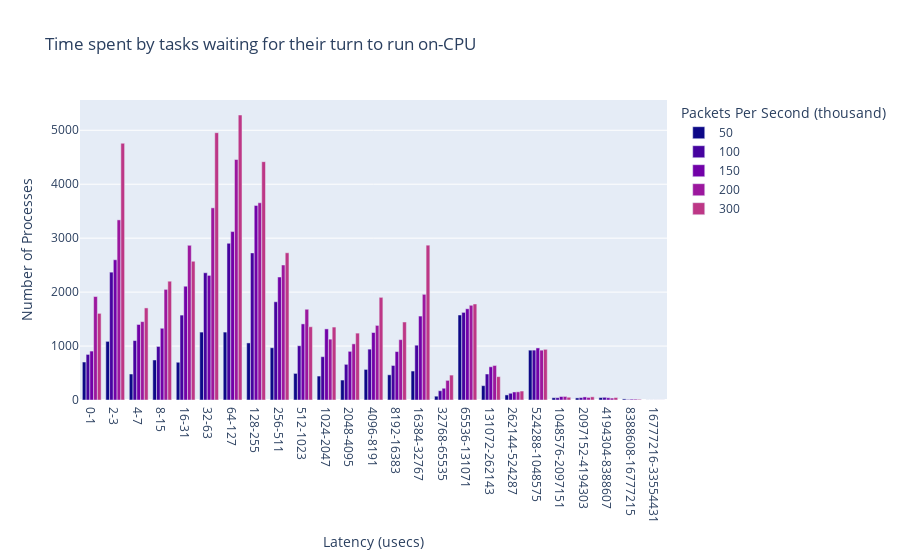
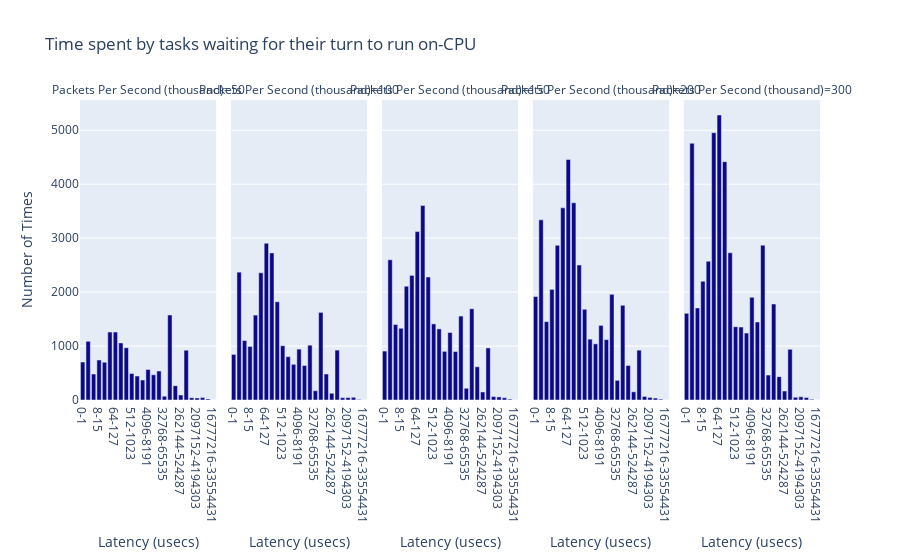

The notebook cell saved with these charts, in order:
### Code cell
offcpudist_df = spark.read.option("basePath", basePath).json(f"{basePath}/kpps=*/tool=offcpudist").select(
    "kpps", "ts", "val_type", "tool",
    explode("data").alias("dataExplode")
).orderBy(col('kpps')).select(col("kpps").cast(StringType()), "ts", "val_type", "tool", "dataExplode.*", concat_ws('-',col('dataExplode.interval-start'),col('dataExplode.interval-end')).alias("interval"))
offcpudist_fig_1 = px.bar(offcpudist_df.toPandas(), x="interval", y="count", color="kpps", barmode="group",
        title="Time spent by tasks waiting for their turn to run on-CPU",
        color_discrete_sequence=px.colors.sequential.Plasma,
        labels={
                    "kpps": "Packets Per Second (thousand)",
                    "count": "Number of Processes",
                    "interval": "Latency (usecs)"
        })
offcpudist_fig_1.show()
offcpudist_fig_1.write_image("images/offcpudist_fig_1.jpeg")
offcpudist_fig_2 = px.bar(offcpudist_df.toPandas(), x="interval", y="count", barmode="group",
        facet_col="kpps",
        title="Time spent by tasks waiting for their turn to run on-CPU",
        color_discrete_sequence=px.colors.sequential.Plasma,
        labels={
                    "kpps": "Packets Per Second (thousand)",
                    "count": "Number of Times",
                    "interval": "Latency (usecs)"
        })
offcpudist_fig_2.show()
offcpudist_fig_2.write_image("images/offcpudist_fig_2.jpeg")
with open(html_output_file, 'a') as f:
    f.write(offcpudist_fig_1.to_html(full_html=False, include_plotlyjs='cdn'))
    f.write(offcpudist_fig_2.to_html(full_html=False, include_plotlyjs='cdn'))

### Figure 1 — Plotly figure (JSON) as saved in the notebook; plotly's stock layout.template omitted (floating-point values rounded to 4 significant figures)
{"data": [{"alignmentgroup": "True", "hovertemplate": "Packets Per Second (thousand)=50<br>Latency (usecs)=%{x}<br>Number of Processes=%{y}<extra></extra>", "legendgroup": "50", "marker": {"color": "#0d0887", "pattern": {"shape": ""}}, "name": "50", "offsetgroup": "50", "orientation": "v", "showlegend": true, "textposition": "auto", "type": "bar", "x": ["0-1", "2-3", "4-7", "8-15", "16-31", "32-63", "64-127", "128-255", "256-511", "512-1023", "1024-2047", "2048-4095", "4096-8191", "8192-16383", "16384-32767", "32768-65535", "65536-131071", "131072-262143", "262144-524287", "524288-1048575", "1048576-2097151", "2097152-4194303", "4194304-8388607", "8388608-16777215", "16777216-33554431"], "xaxis": "x", "y": [704, 1087, 482, 742, 700, 1259, 1259, 1058, 969, 493, 444, 370, 567, 467, 537, 71, 1576, 266, 94, 924, 42, 39, 45, 20, 1], "yaxis": "y"}, {"alignmentgroup": "True", "hovertemplate": "Packets Per Second (thousand)=100<br>Latency (usecs)=%{x}<br>Number of Processes=%{y}<extra></extra>", "legendgroup": "100", "marker": {"color": "#46039f", "pattern": {"shape": ""}}, "name": "100", "offsetgroup": "100", "orientation": "v", "showlegend": true, "textposition": "auto", "type": "bar", "x": ["0-1", "2-3", "4-7", "8-15", "16-31", "32-63", "64-127", "128-255", "256-511", "512-1023", "1024-2047", "2048-4095", "4096-8191", "8192-16383", "16384-32767", "32768-65535", "65536-131071", "131072-262143", "262144-524287", "524288-1048575", "1048576-2097151", "2097152-4194303", "4194304-8388607", "8388608-16777215", "16777216-33554431"], "xaxis": "x", "y": [845, 2370, 1102, 993, 1574, 2359, 2905, 2727, 1821, 1006, 803, 661, 943, 640, 1016, 172, 1624, 482, 125, 925, 43, 45, 50, 10, 1], "yaxis": "y"}, {"alignmentgroup": "True", "hovertemplate": "Packets Per Second (thousand)=150<br>Latency (usecs)=%{x}<br>Number of Processes=%{y}<extra></extra>", "legendgroup": "150", "marker": {"color": "#7201a8", "pattern": {"shape": ""}}, "name": "150", "offsetgroup": "150", "orientation": "v", "showlegend": true, "textposition": "auto", "type": "bar", "x": ["0-1", "2-3", "4-7", "8-15", "16-31", "32-63", "64-127", "128-255", "256-511", "512-1023", "1024-2047", "2048-4095", "4096-8191", "8192-16383", "16384-32767", "32768-65535", "65536-131071", "131072-262143", "262144-524287", "524288-1048575", "1048576-2097151", "2097152-4194303", "4194304-8388607", "8388608-16777215", "16777216-33554431"], "xaxis": "x", "y": [907, 2600, 1400, 1330, 2109, 2310, 3122, 3606, 2280, 1411, 1318, 902, 1251, 898, 1556, 218, 1691, 616, 149, 965, 64, 57, 42, 16, 1], "yaxis": "y"}, {"alignmentgroup": "True", "hovertemplate": "Packets Per Second (thousand)=200<br>Latency (usecs)=%{x}<br>Number of Processes=%{y}<extra></extra>", "legendgroup": "200", "marker": {"color": "#9c179e", "pattern": {"shape": ""}}, "name": "200", "offsetgroup": "200", "orientation": "v", "showlegend": true, "textposition": "auto", "type": "bar", "x": ["0-1", "2-3", "4-7", "8-15", "16-31", "32-63", "64-127", "128-255", "256-511", "512-1023", "1024-2047", "2048-4095", "4096-8191", "8192-16383", "16384-32767", "32768-65535", "65536-131071", "131072-262143", "262144-524287", "524288-1048575", "1048576-2097151", "2097152-4194303", "4194304-8388607", "8388608-16777215", "16777216-33554431"], "xaxis": "x", "y": [1918, 3339, 1453, 2051, 2867, 3562, 4458, 3656, 2503, 1682, 1128, 1041, 1383, 1119, 1959, 364, 1756, 640, 152, 924, 66, 48, 36, 16, 1], "yaxis": "y"}, {"alignmentgroup": "True", "hovertemplate": "Packets Per Second (thousand)=300<br>Latency (usecs)=%{x}<br>Number of Processes=%{y}<extra></extra>", "legendgroup": "300", "marker": {"color": "#bd3786", "pattern": {"shape": ""}}, "name": "300", "offsetgroup": "300", "orientation": "v", "showlegend": true, "textposition": "auto", "type": "bar", "x": ["0-1", "2-3", "4-7", "8-15", "16-31", "32-63", "64-127", "128-255", "256-511", "512-1023", "1024-2047", "2048-4095", "4096-8191", "8192-16383", "16384-32767", "32768-65535", "65536-131071", "131072-262143", "262144-524287", "524288-1048575", "1048576-2097151", "2097152-4194303", "4194304-8388607", "8388608-16777215", "16777216-33554431"], "xaxis": "x", "y": [1606, 4759, 1707, 2202, 2572, 4955, 5283, 4418, 2729, 1358, 1352, 1240, 1903, 1446, 2870, 462, 1780, 433, 166, 939, 51, 59, 46, 13, 1], "yaxis": "y"}], "layout": {"barmode": "group", "legend": {"title": {"text": "Packets Per Second (thousand)"}, "tracegroupgap": 0}, "title": {"text": "Time spent by tasks waiting for their turn to run on-CPU"}, "xaxis": {"anchor": "y", "domain": [0, 1], "title": {"text": "Latency (usecs)"}}, "yaxis": {"anchor": "x", "domain": [0, 1], "title": {"text": "Number of Processes"}}}}

### Figure 2 — Plotly figure (JSON) as saved in the notebook; plotly's stock layout.template omitted (floating-point values rounded to 4 significant figures)
{"data": [{"alignmentgroup": "True", "hovertemplate": "Packets Per Second (thousand)=50<br>Latency (usecs)=%{x}<br>Number of Times=%{y}<extra></extra>", "legendgroup": "", "marker": {"color": "#0d0887", "pattern": {"shape": ""}}, "name": "", "offsetgroup": "", "orientation": "v", "showlegend": false, "textposition": "auto", "type": "bar", "x": ["0-1", "2-3", "4-7", "8-15", "16-31", "32-63", "64-127", "128-255", "256-511", "512-1023", "1024-2047", "2048-4095", "4096-8191", "8192-16383", "16384-32767", "32768-65535", "65536-131071", "131072-262143", "262144-524287", "524288-1048575", "1048576-2097151", "2097152-4194303", "4194304-8388607", "8388608-16777215", "16777216-33554431"], "xaxis": "x", "y": [704, 1087, 482, 742, 700, 1259, 1259, 1058, 969, 493, 444, 370, 567, 467, 537, 71, 1576, 266, 94, 924, 42, 39, 45, 20, 1], "yaxis": "y"}, {"alignmentgroup": "True", "hovertemplate": "Packets Per Second (thousand)=100<br>Latency (usecs)=%{x}<br>Number of Times=%{y}<extra></extra>", "legendgroup": "", "marker": {"color": "#0d0887", "pattern": {"shape": ""}}, "name": "", "offsetgroup": "", "orientation": "v", "showlegend": false, "textposition": "auto", "type": "bar", "x": ["0-1", "2-3", "4-7", "8-15", "16-31", "32-63", "64-127", "128-255", "256-511", "512-1023", "1024-2047", "2048-4095", "4096-8191", "8192-16383", "16384-32767", "32768-65535", "65536-131071", "131072-262143", "262144-524287", "524288-1048575", "1048576-2097151", "2097152-4194303", "4194304-8388607", "8388608-16777215", "16777216-33554431"], "xaxis": "x2", "y": [845, 2370, 1102, 993, 1574, 2359, 2905, 2727, 1821, 1006, 803, 661, 943, 640, 1016, 172, 1624, 482, 125, 925, 43, 45, 50, 10, 1], "yaxis": "y2"}, {"alignmentgroup": "True", "hovertemplate": "Packets Per Second (thousand)=150<br>Latency (usecs)=%{x}<br>Number of Times=%{y}<extra></extra>", "legendgroup": "", "marker": {"color": "#0d0887", "pattern": {"shape": ""}}, "name": "", "offsetgroup": "", "orientation": "v", "showlegend": false, "textposition": "auto", "type": "bar", "x": ["0-1", "2-3", "4-7", "8-15", "16-31", "32-63", "64-127", "128-255", "256-511", "512-1023", "1024-2047", "2048-4095", "4096-8191", "8192-16383", "16384-32767", "32768-65535", "65536-131071", "131072-262143", "262144-524287", "524288-1048575", "1048576-2097151", "2097152-4194303", "4194304-8388607", "8388608-16777215", "16777216-33554431"], "xaxis": "x3", "y": [907, 2600, 1400, 1330, 2109, 2310, 3122, 3606, 2280, 1411, 1318, 902, 1251, 898, 1556, 218, 1691, 616, 149, 965, 64, 57, 42, 16, 1], "yaxis": "y3"}, {"alignmentgroup": "True", "hovertemplate": "Packets Per Second (thousand)=200<br>Latency (usecs)=%{x}<br>Number of Times=%{y}<extra></extra>", "legendgroup": "", "marker": {"color": "#0d0887", "pattern": {"shape": ""}}, "name": "", "offsetgroup": "", "orientation": "v", "showlegend": false, "textposition": "auto", "type": "bar", "x": ["0-1", "2-3", "4-7", "8-15", "16-31", "32-63", "64-127", "128-255", "256-511", "512-1023", "1024-2047", "2048-4095", "4096-8191", "8192-16383", "16384-32767", "32768-65535", "65536-131071", "131072-262143", "262144-524287", "524288-1048575", "1048576-2097151", "2097152-4194303", "4194304-8388607", "8388608-16777215", "16777216-33554431"], "xaxis": "x4", "y": [1918, 3339, 1453, 2051, 2867, 3562, 4458, 3656, 2503, 1682, 1128, 1041, 1383, 1119, 1959, 364, 1756, 640, 152, 924, 66, 48, 36, 16, 1], "yaxis": "y4"}, {"alignmentgroup": "True", "hovertemplate": "Packets Per Second (thousand)=300<br>Latency (usecs)=%{x}<br>Number of Times=%{y}<extra></extra>", "legendgroup": "", "marker": {"color": "#0d0887", "pattern": {"shape": ""}}, "name": "", "offsetgroup": "", "orientation": "v", "showlegend": false, "textposition": "auto", "type": "bar", "x": ["0-1", "2-3", "4-7", "8-15", "16-31", "32-63", "64-127", "128-255", "256-511", "512-1023", "1024-2047", "2048-4095", "4096-8191", "8192-16383", "16384-32767", "32768-65535", "65536-131071", "131072-262143", "262144-524287", "524288-1048575", "1048576-2097151", "2097152-4194303", "4194304-8388607", "8388608-16777215", "16777216-33554431"], "xaxis": "x5", "y": [1606, 4759, 1707, 2202, 2572, 4955, 5283, 4418, 2729, 1358, 1352, 1240, 1903, 1446, 2870, 462, 1780, 433, 166, 939, 51, 59, 46, 13, 1], "yaxis": "y5"}], "layout": {"annotations": [{"font": {}, "showarrow": false, "text": "Packets Per Second (thousand)=50", "x": 0.092, "xanchor": "center", "xref": "paper", "y": 1, "yanchor": "bottom", "yref": "paper"}, {"font": {}, "showarrow": false, "text": "Packets Per Second (thousand)=100", "x": 0.296, "xanchor": "center", "xref": "paper", "y": 1, "yanchor": "bottom", "yref": "paper"}, {"font": {}, "showarrow": false, "text": "Packets Per Second (thousand)=150", "x": 0.5, "xanchor": "center", "xref": "paper", "y": 1, "yanchor": "bottom", "yref": "paper"}, {"font": {}, "showarrow": false, "text": "Packets Per Second (thousand)=200", "x": 0.704, "xanchor": "center", "xref": "paper", "y": 1, "yanchor": "bottom", "yref": "paper"}, {"font": {}, "showarrow": false, "text": "Packets Per Second (thousand)=300", "x": 0.908, "xanchor": "center", "xref": "paper", "y": 1, "yanchor": "bottom", "yref": "paper"}], "barmode": "group", "legend": {"tracegroupgap": 0}, "title": {"text": "Time spent by tasks waiting for their turn to run on-CPU"}, "xaxis": {"anchor": "y", "domain": [0, 0.184], "title": {"text": "Latency (usecs)"}}, "xaxis2": {"anchor": "y2", "domain": [0.204, 0.388], "matches": "x", "title": {"text": "Latency (usecs)"}}, "xaxis3": {"anchor": "y3", "domain": [0.408, 0.592], "matches": "x", "title": {"text": "Latency (usecs)"}}, "xaxis4": {"anchor": "y4", "domain": [0.612, 0.796], "matches": "x", "title": {"text": "Latency (usecs)"}}, "xaxis5": {"anchor": "y5", "domain": [0.816, 1], "matches": "x", "title": {"text": "Latency (usecs)"}}, "yaxis": {"anchor": "x", "domain": [0, 1], "title": {"text": "Number of Times"}}, "yaxis2": {"anchor": "x2", "domain": [0, 1], "matches": "y", "showticklabels": false}, "yaxis3": {"anchor": "x3", "domain": [0, 1], "matches": "y", "showticklabels": false}, "yaxis4": {"anchor": "x4", "domain": [0, 1], "matches": "y", "showticklabels": false}, "yaxis5": {"anchor": "x5", "domain": [0, 1], "matches": "y", "showticklabels": false}}}
